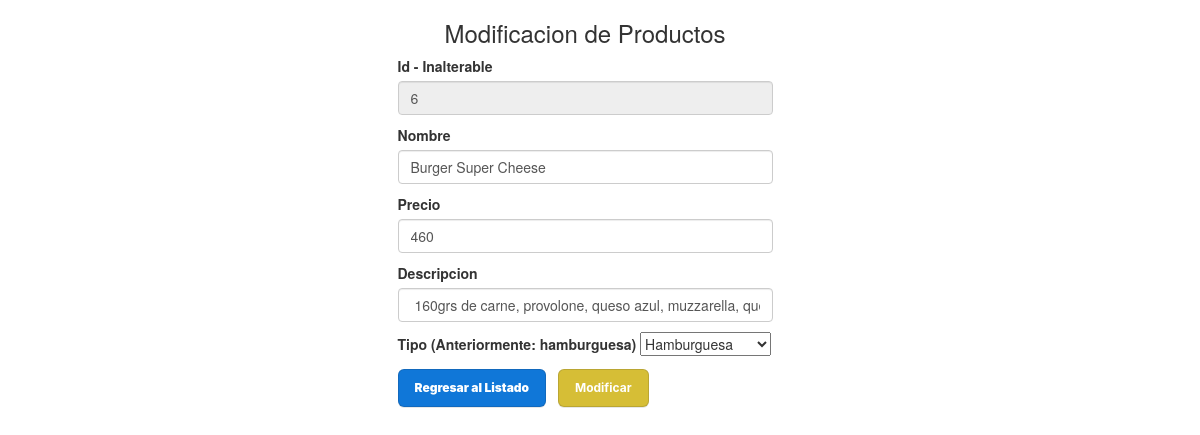
Before: /PAGINA_ModificarProducto.php?id=6 with the older database file.
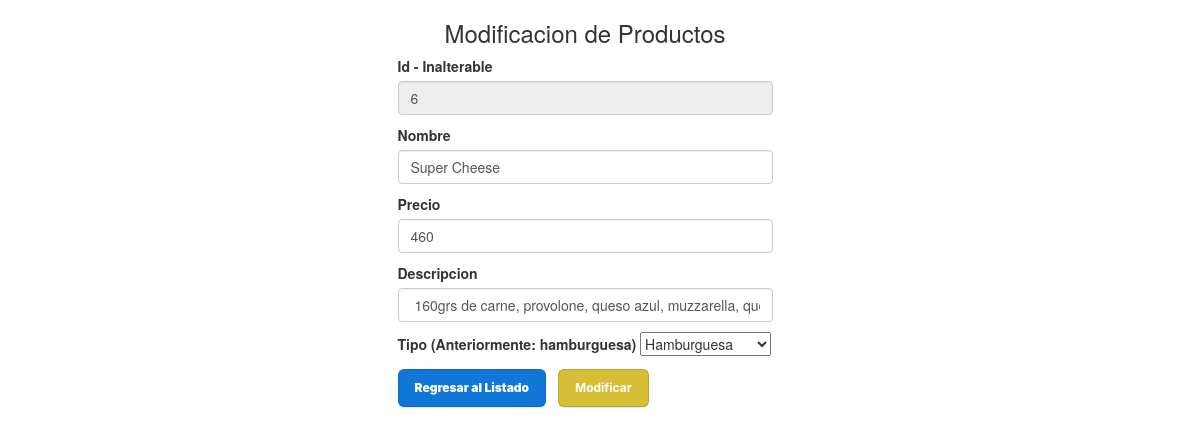
After: the same page with the newer database file.
### tables this page shows
CREATE TABLE `producto` (
  `id_producto` int(10) PRIMARY KEY NOT NULL AUTO_INCREMENT COMMENT 'ID del Producto',
  `nombre` varchar(30) NOT NULL COMMENT 'Nombre del Producto',
  `precio` int(20) NOT NULL COMMENT 'Precio del Producto',
  `tipo` varchar(15) NOT NULL COMMENT 'Tipo de producto (Hamburguesa, Bebida, Acompañamiento).',
  `descripcion` varchar(180) NULL COMMENT 'Descripcion del Producto'
);

### modelo/conexion.php (called while the page is built)
<?php
class Conectar{
    public static function conexion (){
        try{
            $host ="localhost";
            $user ="root";
            $pass="";
            $bd="proyecto_grupo2";
            $con = mysqli_connect($host,$user,$pass);
            mysqli_select_db($con,$bd);
            return $con;
        }catch(Exception $e){
    die('Error'.$e->getMessage());
    echo "La linea de error " . $e->getLine();
        }
    }
    }
?>

### modelo/Producto.php (called while the page is built, shortened)
<?php
class Producto
{
    private $con;
    public function __construct()
    {
        require_once("conexion.php");
        $this->con = Conectar::conexion();
    }
    public function get_data($id)
    {
        $sql = "SELECT * FROM producto WHERE id_producto = $id";
        $query = mysqli_query($this->con, $sql);
        return $query;
    }
}
?>

### vista/MODIFICAR_Producto_VISTA.php (the view, shortened to what this page needs)
<!DOCTYPE html>
<html lang="es">
<head>
        <link href="https://cdn.jsdelivr.net/npm/bootstrap@5.2.0/dist/css/bootstrap.min.css" rel="stylesheet">
        <link href="https://maxcdn.bootstrapcdn.com/bootstrap/3.3.7/css/bootstrap.min.css" rel="stylesheet">
        <link href="https://maxcdn.bootstrapcdn.com/font-awesome/4.7.0/css/font-awesome.min.css" rel="stylesheet">
</head>
<body>
        <?php foreach ($producto_modificar as $producto) : ?>
                <form class="col-4" method="POST" enctype="multipart/form-data">
                        <h3 class="text-center">Modificacion de Productos</h3>
                        <div class="mb-3">
                                <label class="form-label">Id - Inalterable</label>
                                <input type="text" class="form-control" name="id" value="<?php echo $producto['id_producto'] ?>" readonly>
                        </div>
                        <div class="mb-3">
                                <label class="form-label">Nombre</label>
                                <input type="text" class="form-control" name="nombre" value="<?php echo $producto['nombre'] ?>">
                        </div>
                        <div class="mb-3">
                                <label class="form-label">Precio</label>
                                <input type="number" class="form-control" name="precio" value="<?php echo $producto['precio'] ?>">
                        </div>
                        <div class="mb-3">
                                <label class="form-label">Descripcion</label>
                                <input type="text" class="form-control" name="descripcion" value="<?php echo $producto['descripcion'] ?>">
                        </div>
                        <label class="form-label">Tipo (Anteriormente: <?php echo $producto['tipo'] ?>)</label>
                        <select id="cmbMake" name="tipo">
                                <option value="Hamburguesa">Hamburguesa</option>
                        </select>
                        <div>
                                <a href="PAGINA_GestionProductos.php" class="button-2" style="color:white; text-decoration:none;">Regresar al Listado</a>
                                <button type="submit" class="button-3" name="modificacion" value="enviar">Modificar</button>
                        </div>
                </form>
        <?php endforeach; ?>
</body>
</html>

Changed rows visible on the page:
changed producto "hamburguesa": nombre "Burger Super Cheese" → "Super Cheese"
